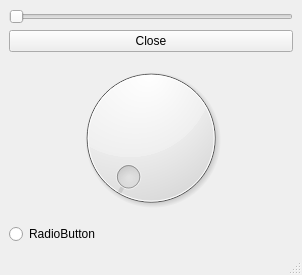
<?xml version="1.0" encoding="UTF-8"?>
<ui version="4.0">
 <class>MainWindow</class>
 <widget class="QMainWindow" name="MainWindow">
  <property name="geometry">
   <rect>
    <x>0</x>
    <y>0</y>
    <width>302</width>
    <height>275</height>
   </rect>
  </property>
  <property name="windowTitle">
   <string>MainWindow</string>
  </property>
  <widget class="QWidget" name="centralwidget">
   <layout class="QVBoxLayout" name="verticalLayout">
    <item>
     <widget class="QSlider" name="Slider">
      <property name="orientation">
       <enum>Qt::Horizontal</enum>
      </property>
     </widget>
    </item>
    <item>
     <widget class="QPushButton" name="Button">
      <property name="text">
       <string>Close</string>
      </property>
     </widget>
    </item>
    <item>
     <widget class="QDial" name="dial"/>
    </item>
    <item>
     <widget class="QRadioButton" name="radioButton">
      <property name="text">
       <string>RadioButton</string>
      </property>
     </widget>
    </item>
   </layout>
  </widget>
  <widget class="QMenuBar" name="menubar">
   <property name="geometry">
    <rect>
     <x>0</x>
     <y>0</y>
     <width>302</width>
     <height>17</height>
    </rect>
   </property>
  </widget>
  <widget class="QStatusBar" name="statusbar"/>
 </widget>
 <resources/>
 <connections/>
</ui>
